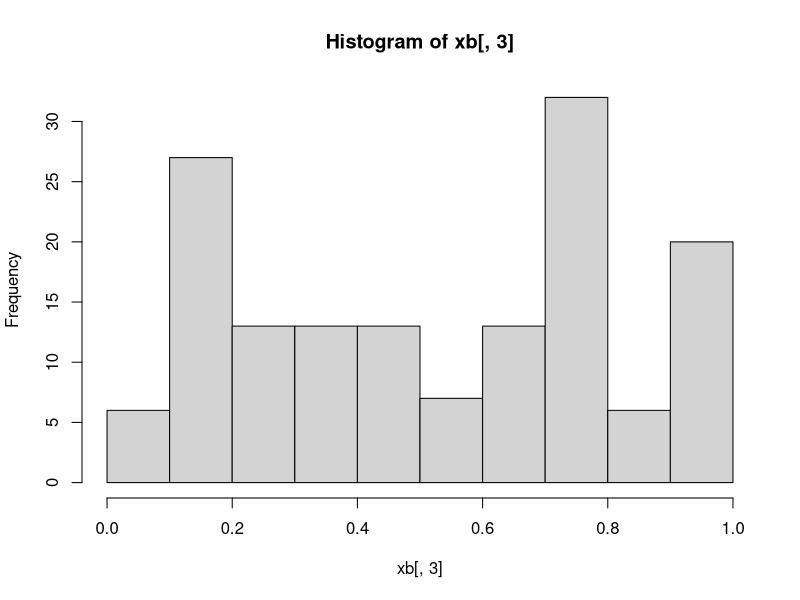

R code for this plot:
#Tugas Teknik Simulasi
#Multiplicative_RNG dan Bernoulli_1
#NIM GENAP
#KELAS B
#Kamalina ROsyida Supriyanti

multiplicative_RNG<-function(a,z0,m,n) {
  xb<-matrix(NA,n,3)
  colnames(xb)<-c("aZ","Xb","Ub")
  for(b in 1:n)
  {
    xb[b,1]<-(a*z0)
    xb[b,2]<-xb[b,1]%%m
    xb[b,3]<-xb[b,2]/m
    z0<-xb[b,2]
  }
  hist(xb[,3])
  View(xb)
}
multiplicative_RNG(45,21139,417,150)

Bernoulli_1<-function(n,p) {
  i<-n
  p<-p
  X<-runif(i)
  Y<-Y<-NULL
  for (z in 1:i) ifelse (X[z]<=p,Y[z]<-1,Y[z]<-0)
  (tabel<-table(Y)/length(Y))
}

Bernoulli_1(150,0.83)